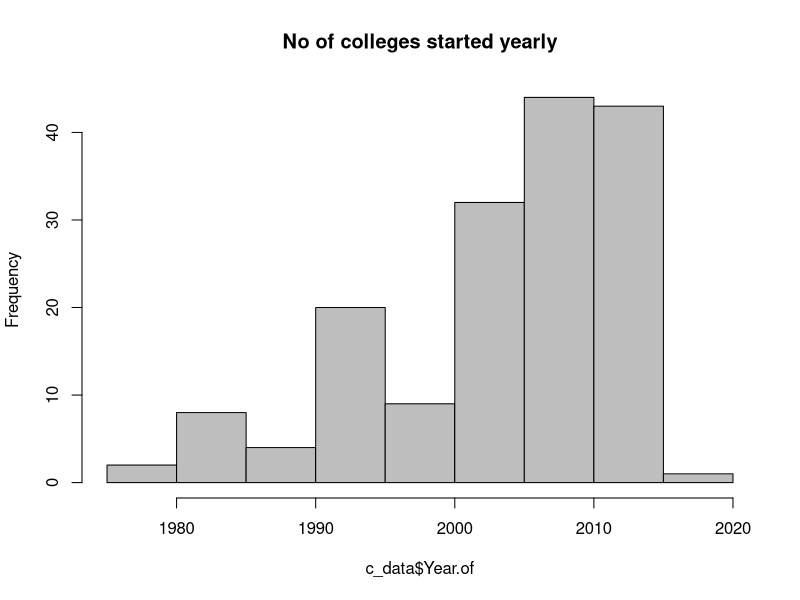

This figure's R source:
## ---- chunk 1
colleges_data <- read.csv("colleges.csv")
View(colleges_data)
## ---- chunk 2
year_cols = 1992-2013
c_data = data.frame(colleges_data)
## ---- chunk 3
hist(c_data$Year.of,main="No of colleges started yearly",col="grey")
